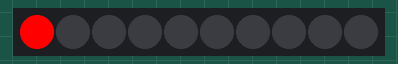
Simulated run of this sketch. Board: Arduino Uno, built with avr-gcc and run on an emulated ATmega328P. Shown: 10 RGB LEDs in strip order, left to right. Random numbers use the default seed unless the sketch sets one.

Above: at 28.01 s.
At 36.45 s:
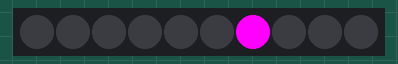
At 46.72 s:
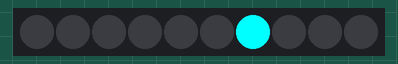
At 66.0 s:
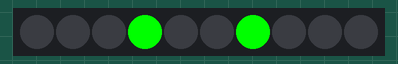
At 98.2 s:
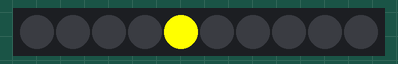
At 129.85 s:
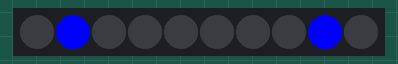

The sketch:

spin-test-1.ino
```cpp
#include <Adafruit_NeoPixel.h>
#include <avr/power.h> // Comment out this line for non-AVR boards (Arduino Due, etc.)

#define PIN 6
#define NLEDS 10

#define GREEN 65280
#define BLUE 255
#define RED 16711680
#define PURPLE RED + BLUE
#define YELLOW RED + GREEN
#define TEAL BLUE + GREEN
#define WHITE 15777215

Adafruit_NeoPixel strip = Adafruit_NeoPixel(NLEDS, PIN, NEO_GRB + NEO_KHZ800);

// IMPORTANT: To reduce NeoPixel burnout risk, add 1000 uF capacitor across
// pixel power leads, add 300 - 500 Ohm resistor on first pixel's data input
// and minimize distance between Arduino and first pixel.


void setup() {

  randomSeed(analogRead(0));
  strip.begin();
  strip.show();
}

void loop() {

  //animate_pacman(RED);

  // random stuff
  for (uint8_t i=0; i<8; i++) rand_vary();

  //animate_pacman(GREEN);

  // petals / circles
  for (uint8_t i=1; i<6; i++) {
    for (uint8_t j=0; j<5; j++) rainbow_bounce(7/i, i);
  }

  //animate_pacman(PURPLE);

  // swastika mode
  for (uint8_t i=1; i<6; i++) {
    for (uint8_t j=0; j<5; j++) rainbow_double_tick(20/i, i);
  }
}

// ---------------------------------------------------------

void set_pixels(uint8_t first, uint8_t last, uint32_t color) {
  for (uint8_t i=first; i<last; i++) strip.setPixelColor(i, color);
}

void animate_pacman(uint32_t color) {
  uint8_t ndots = 3;
  for (uint8_t i=0; i<ndots; i++) {
    pac_frame0(ndots-i, color);
    delay(8*i);
    pac_frame1(ndots-i, color);
    delay(8*i);
    pac_frame2(ndots-i, color);
    delay(8*i);
    pac_frame3(ndots-i, color);
    delay(8*i);
  }
}

void pac_frame0(uint8_t ndots, uint32_t color) {
  for (uint8_t j=0; j<20; j++) {
    ghost(color);
    delay(10);

    pacman_closed();

    delay(6);
    for(uint8_t k=0; k<ndots; k++) {
      dot();
      delay(6);
    }
  }
}

void pac_frame1(uint8_t ndots, uint32_t color) {
  for (uint8_t j=0; j<20; j++) {
    delay(2);
    ghost(color);
    delay(10);

    pacman_mid();

    delay(4);
    for(uint8_t k=0; k<ndots; k++) {
      dot();
      delay(6);
    }
  }
}

void pac_frame2(uint8_t ndots, uint32_t color) {
  for (uint8_t j=0; j<20; j++) {
    delay(4);
    ghost(color);
    delay(10);

    pacman_open();

    delay(2);
    for(uint8_t k=0; k<ndots; k++) {
      dot();
      delay(6);
    }
  }
}

void pac_frame3(uint8_t ndots, uint32_t color) {
  for (uint8_t j=0; j<20; j++) {
    delay(6);
    ghost(color);
    delay(10);

    pacman_mid();

    delay(6);
    for(uint8_t k=0; k<ndots-1; k++) {
      dot();
      delay(6);
    }
  }
}

void ghost(uint32_t color) {
  uint8_t wait = 1;

  // 1
  set_pixels(3, 8, color);
  strip.show();
  delay(wait);

  // 2
  set_pixels(8, 9, color);
  set_pixels(3, 4, 0);
  strip.show();
  delay(wait);

  // 3
  set_pixels(9, 10, color);
  set_pixels(7, 8, WHITE);
  set_pixels(6, 7, BLUE);
  set_pixels(3, 4, color);
  strip.show();
  delay(wait);

  // 4
  set_pixels(6, 8, color);
  set_pixels(3, 4, 0);
  strip.show();
  delay(wait);

  // 5
  set_pixels(7, 8, WHITE);
  set_pixels(6, 7, BLUE);
  set_pixels(3, 4, color);
  strip.show();
  delay(wait);

  // 6
  set_pixels(9, 10, 0);
  set_pixels(6, 8, color);
  set_pixels(3, 4, 0);
  strip.show();
  delay(wait);

  // 7
  set_pixels(8, 9, 0);
  set_pixels(3, 4, color);
  strip.show();
  delay(wait);

  set_pixels(0, 10, 0);
  strip.show();
}

void pacman_open() {
  uint8_t wait = 1;

  // 1
  set_pixels(5, 8, YELLOW);
  strip.show();
  delay(wait);

  // 2
  set_pixels(8, 9, YELLOW);
  set_pixels(4, 5, YELLOW);
  strip.show();
  delay(wait);

  // 3
  set_pixels(9, 10, YELLOW);
  set_pixels(3, 4, YELLOW);
  strip.show();
  delay(wait);

  // 4
  set_pixels(6, 7, 0);
  strip.show();
  delay(wait);

  // 5
  set_pixels(7, 8, 0);
  set_pixels(5, 6, 0);
  strip.show();
  delay(wait);

  // 6
  set_pixels(9, 10, 0);
  set_pixels(3, 4, 0);
  strip.show();
  delay(wait);

  // 7
  set_pixels(0, 10, 0);
  strip.show();
  delay(wait);
}

void pacman_mid() {
  uint8_t wait = 1;

  // 1
  set_pixels(5, 8, YELLOW);
  strip.show();
  delay(wait);

  // 2
  set_pixels(8, 9, YELLOW);
  set_pixels(4, 5, YELLOW);
  strip.show();
  delay(wait);

  // 3
  set_pixels(9, 10, YELLOW);
  set_pixels(3, 4, YELLOW);
  strip.show();
  delay(wait);

  // 4
  strip.show();
  delay(wait);

  // 5
  set_pixels(6, 7, 0);
  strip.show();
  delay(wait);

  // 6
  set_pixels(9, 10, 0);
  set_pixels(3, 4, 0);
  strip.show();
  delay(wait);

  // 7
  set_pixels(8, 9, 0);
  set_pixels(4, 5, 0);
  strip.show();
  delay(wait);

  set_pixels(0, 10, 0);
  strip.show();
}

void pacman_closed() {
  uint8_t wait = 1;

  // 1
  set_pixels(5, 8, YELLOW);
  strip.show();
  delay(wait);

  // 2
  set_pixels(8, 9, YELLOW);
  set_pixels(4, 5, YELLOW);
  strip.show();
  delay(wait);

  // 3
  set_pixels(9, 10, YELLOW);
  set_pixels(3, 4, YELLOW);
  strip.show();
  delay(wait);

  // 4
  strip.show();
  delay(wait);

  // 5
  strip.show();
  delay(wait);

  // 6
  set_pixels(9, 10, 0);
  set_pixels(3, 4, 0);
  strip.show();
  delay(wait);

  // 7
  set_pixels(8, 9, 0);
  set_pixels(4, 5, 0);
  strip.show();
  delay(wait);

  set_pixels(0, 10, 0);
  strip.show();
}

void dot() {
  uint8_t wait = 1;

  // 1
  set_pixels(6, 8, WHITE);
  strip.show();
  delay(wait);

  // 2
  strip.show();
  delay(wait);

  set_pixels(0, 10, 0);
  strip.show();
}

void rainbow_bounce(uint8_t iters, uint8_t wait) {
  for (uint8_t i=0; i<iters; i++) bounce(strip.Color(255, 0, 0), wait);
  for (uint8_t i=0; i<iters; i++) bounce(strip.Color(255, 255, 0), wait);
  for (uint8_t i=0; i<iters; i++) bounce(strip.Color(0, 255, 0), wait);
  for (uint8_t i=0; i<iters; i++) bounce(strip.Color(0, 255, 255), wait);
  for (uint8_t i=0; i<iters; i++) bounce(strip.Color(0, 0, 255), wait);
  for (uint8_t i=0; i<iters; i++) bounce(strip.Color(255, 0, 255), wait);
}

void bounce(uint32_t color, uint16_t wait) {
  strip.setPixelColor(0, color);
  strip.show();
  delay(wait);

  for (uint16_t i=1; i < NLEDS; i++) {
    strip.setPixelColor(i-1, 0);
    strip.setPixelColor(i, color);
    strip.show();
    delay(wait);
  }
  for (uint16_t i=NLEDS-2; i > 0; i--) {
    strip.setPixelColor(i+1, 0);
    strip.setPixelColor(i, color);
    strip.show();
    delay(wait);
  }
  strip.setPixelColor(1, 0);

}

void double_tick_in(uint32_t color, uint16_t wait) {
  strip.setPixelColor(0, color);
  strip.setPixelColor(NLEDS-1, color);
  strip.show();
  delay(wait);

  for (uint8_t i=1; i < NLEDS/2; i++) {
    strip.setPixelColor(i-1, 0);
    strip.setPixelColor(NLEDS-i, 0);
    strip.setPixelColor(i, color);
    strip.setPixelColor(NLEDS-i-1, color);
    strip.show();
    delay(wait);
  }
  strip.setPixelColor(NLEDS/2-1, 0);
  strip.setPixelColor(NLEDS/2, 0);
}

void rainbow_double_tick(uint8_t iters, uint8_t wait) {
  for (uint8_t i=0; i<iters; i++) double_tick_in(strip.Color(255, 0, 0), wait);
  for (uint8_t i=0; i<iters; i++) double_tick_in(strip.Color(255, 255, 0), wait);
  for (uint8_t i=0; i<iters; i++) double_tick_in(strip.Color(0, 255, 0), wait);
  for (uint8_t i=0; i<iters; i++) double_tick_in(strip.Color(0, 255, 255), wait);
  for (uint8_t i=0; i<iters; i++) double_tick_in(strip.Color(0, 0, 255), wait);
  for (uint8_t i=0; i<iters; i++) double_tick_in(strip.Color(255, 0, 255), wait);
}

void double_bounce(uint32_t color, uint16_t wait) {
  strip.setPixelColor(0, color);
  strip.setPixelColor(NLEDS-1, color);
  delay(wait);

  for (uint8_t i=1; i < NLEDS; i++) {
    strip.setPixelColor(i-1, 0);
    strip.setPixelColor(NLEDS-i, 0);
    strip.setPixelColor(i, color);
    strip.setPixelColor(NLEDS-i-1, color);
    strip.show();
    delay(wait);
  }
}


void blinkAll() {
  for (uint16_t i=0; i<strip.numPixels(); i++) {
    strip.setPixelColor(i, 0);
  }
  strip.show();
  for (uint16_t i=0; i<strip.numPixels(); i++) {
    uint8_t r = random(256);
    uint8_t g = random(256);
    uint8_t b = random(256);
    strip.setPixelColor(i, strip.Color(r, g, b));
  }
  strip.show();
}

void blinkLast() {
  uint16_t i = strip.numPixels() - 1;
  strip.setPixelColor(i, strip.Color(0, 0, 0));
  strip.show();
  strip.setPixelColor(i, strip.Color(0, 0, 255));
  strip.show();
}

void randSet() {
  uint8_t r = random(2)*255;
  uint8_t g = random(2)*255;
  uint8_t b = random(2)*255;
  uint16_t i = random(strip.numPixels());
  uint16_t wait = 20;

  bool blank = random(2);

  if (blank) strip.setPixelColor(i, strip.Color(0, 0, 0));
  else strip.setPixelColor(i, strip.Color(r, g, b));
  strip.show();
  //delayMicroseconds(wait);
}

void rand_in_range(uint8_t low, uint8_t high) {
  uint16_t i = random(high - low) + low;
  bool blank = random(2);

  if (blank) strip.setPixelColor(i, 0);

  else {
    uint8_t r = random(2)*255;
    uint8_t g = random(2)*255;
    uint8_t b = random(2)*255;
    strip.setPixelColor(i, strip.Color(r, g, b));
  }
  strip.show();
}

void rand_vary() {
  const uint8_t n_iters = 100;
  // clear strip
  for (uint8_t i=0; i< NLEDS; i++) strip.setPixelColor(i, 0);
  strip.show();

  // fill from in to out
  for (uint8_t high = 1; high < NLEDS + 1; high++) {
    for (uint8_t j=0; j < n_iters; j++) {
      rand_in_range(0, high);
    }
  }

  // unfill from in to out
  for (uint8_t low=0; low < NLEDS; low++) {
    if (low > 0) strip.setPixelColor(low-1, 0);
    for (uint8_t j=0; j < n_iters; j++) {
      rand_in_range(low, NLEDS);
    }
  }

  // fill from out to in
  for (uint8_t low=NLEDS-1; low > 0; low--) {
    for (uint8_t j=0; j < n_iters; j++) {
      rand_in_range(low, NLEDS);
    }
  }

  // unfill from out to in
  for (uint8_t high = NLEDS; high > 0; high--) {
    if (high < NLEDS) strip.setPixelColor(high, 0);
    for (uint8_t j=0; j < n_iters; j++) {
      rand_in_range(0, high);
    }
  }
}
```
